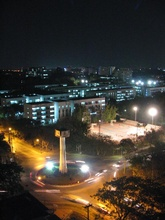
%> input picture a2_20171157/Input_images/Clear.jpg, 165 x 220 px, shrunk from 576 x 768 before the run
$ octave --eval "Filters(imread('../Input_images/Clear.jpg'));"   (GNU Octave 9; MATLAB toolbox functions it lacks are replaced by stand-ins)
%> lines starting %> are read from the running program, lines starting %| are printed output that depends on the picture; in (x1, y1, x2, y2) boxes, pixels count from 0 and x2, y2 are one past the last pixel; in counts of white or black regions, pixels touching at a corner belong together; the program's own positions count from 1
% Apply various filters and compare the outcomes
% "Im" is the image input
% "n" is the n*n window size of the filter : Usually 3*3
function Filters(im)
[M,N]=size(im);
%> M = 220; N = 495
%Converting the image into 16 bit type image .
im=im2uint16(im);

% Creating empty image matrices
Ipad=zeros(M+2,N+2);
Iprx=zeros(M,N);
Ipry=zeros(M,N);
Il=zeros(M,N);
Izx=zeros(M,N);
Izy=zeros(M,N);
Ild=zeros(M,N);
Irx=zeros(M,N);
Iry=zeros(M,N);


%Creating masks  1.Prewitt Filter - X&Y
Prx=[-1 0 1;-1 0 1;-1 0 1];
Pry=[ 1 1 1;0 0 0;-1,-1,-1];
%Creating masks 2.Sobel Filter- X&Y
Sobelx=[-1 0 1; -2 0 2;-1 0 1];
Sobely=[1 2 1; 0 0 0; -1 -2 -1];
%Laplacian Mask
Laplacian=[0 -1 0; -1 4 -1; 0 -1 0];
%Laplacian +Diagonals
LaplacianDiag=[-1 -1 -1 ;-1 8 -1;-1 -1 -1];

%Roberts Filter  (Making it 3*3 to fit in the code)
Rx=[0 1 0;-1 0 0;0 0 0];
Ry=[1 0 0;0 -1 0;0 0 0];

% Padding of the Image ( Window size is 3 )
for i=2:M-1
    for j=2:N-1
        Ipad(i,j)=im(i,j);
    end
end
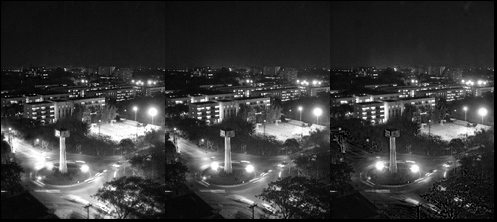
%> Ipad: size 222x497 double; min 0, max 65535, mean 14441.7; drawn with min black and max white
% Intialising variables
s=0;
p=0;
zx=0;
zy=0;
l=0;
ld=0;
rx=0;
ry=0;
%Mask Moving
for r=2:M
    for c=2:N
        posx=r;
        posy=c;
        for i=-1:1
            for j=-1:1
                s=s+Ipad(posx+i,posy+j)*(Prx(i+2,j+2));
                p=p+Ipad(posx+i,posy+j)*(Pry(i+2,j+2));
                zx=zx+Ipad(posx+i,posy+j)*(Sobelx(i+2,j+2));
                zy=zy+Ipad(posx+i,posy+j)*(Sobely(i+2,j+2));
                l=l+Ipad(posx+i,posy+j)*(Laplacian(i+2,j+2));
                ld=ld+Ipad(posx+i,posy+j)*(LaplacianDiag(i+2,j+2));
                rx=rx+Ipad(posx+i,posy+j)*(Rx(i+2,j+2));
                ry=ry+Ipad(posx+i,posy+j)*(Ry(i+2,j+2));

            end
        end
        Iprx(posx,posy)=s;
        Ipry(posx,posy)=p;
        Izx(posx,posy)=zx;
        Izy(posx,posy)=zy;
        Il(posx,posy)=l;
        Ild(posx,posy)=ld;
        Irx(posx,posy)=rx;
        Iry(posx,posy)=ry;
        zx=0;
        zy=0;
        l=0;
        ld=0;
        s=0;
        p=0;
        rx=0;
        ry=0;
    end
end
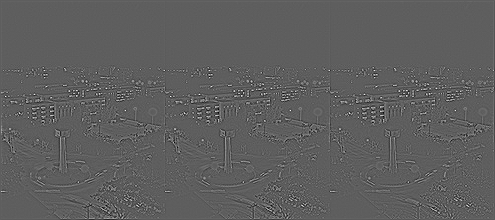
%> Il: size 220x495 double; min -77100, max 130813, mean 32.8; drawn with min black and max white
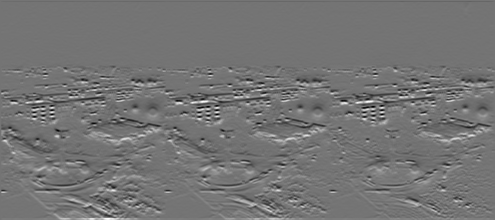
%> Ipry: size 220x495 double; min -145462, max 172447, mean 60; drawn with min black and max white

%Converting back to 8-bit images
Iprx=im2uint8(Iprx);
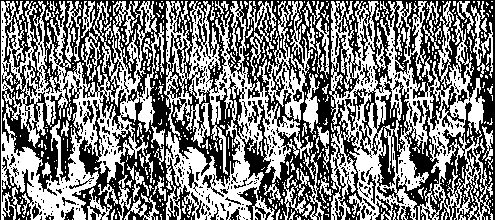
%> Iprx: size 220x495 uint8; 49.6% white; 575 white regions (478 under 20 px), largest, box (x1, y1, x2, y2) and area: (1, 1, 164, 220) 14446, (329, 1, 493, 220) 14153, (164, 1, 313, 220) 12287
Ipry=im2uint8(Ipry);
%> Ipry: size 220x495 uint8; 41.1% white; 1201 white regions (1079 under 20 px), largest, box (x1, y1, x2, y2) and area: (1, 109, 495, 220) 19199, (1, 62, 495, 174) 13437, (123, 99, 267, 139) 1654
Izx=im2uint8(Izx);
%> Izx: size 220x495 uint8; 50.1% white; 468 black regions (400 under 20 px), largest, box (x1, y1, x2, y2) and area: (0, 0, 495, 220) 48222, (2, 157, 34, 220) 538, (359, 125, 380, 155) 203
Izy=im2uint8(Izy);
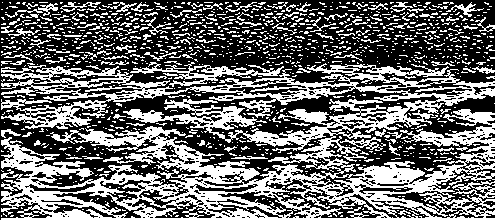
%> Izy: size 220x495 uint8; 41.7% white; 1209 white regions (1084 under 20 px), largest, box (x1, y1, x2, y2) and area: (1, 63, 495, 220) 33840, (130, 62, 284, 87) 1026, (340, 137, 383, 151) 185
Il=im2uint8(Il);
%> Il: size 220x495 uint8; 44.4% white in thin lines or dots
Ild=im2uint8(Ild);
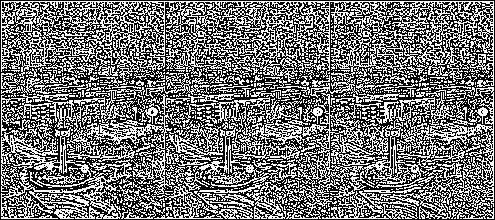
%> Ild: size 220x495 uint8; 45.5% white in thin lines or dots
Irx=im2uint8(Irx);
%> Irx: size 220x495 uint8; 41% white in thin lines or dots
Iry=im2uint8(Iry);
%> Iry: size 220x495 uint8; 39.7% white in thin lines or dots


%Plotting of all these images.
figure

subplot(4,3,1)
imshow(im)
title('Original image');


subplot(4,3,2)
imshow(Iprx)
title('Prewitt-X image');


subplot(4,3,3)
imshow(Ipry)
title('Prewitt -Y image');

I=Iprx+Ipry;
%> I: size 220x495 uint8; 69.4% white; black in thin lines or dots
subplot(4,3,4)
imshow(I)
title('Total Prewitt Image');

subplot(4,3,5)
imshow(Izx)
title('Sobel X Image');

subplot(4,3,6)
imshow(Izy)
title('Sobel Y Image');

In=Izx+Izy;
%> In: size 220x495 uint8; 70.1% white; black in thin lines or dots
subplot(4,3,7)
imshow(In)
title('Total Sobel Image');

subplot(4,3,8)
imshow(Il)
title('Laplacian Image');

subplot(4,3,9)
imshow(Ild)
title('Laplacian with Diagonal Image');

subplot(4,3,10)
imshow(Irx)
title('Roberts X Image');

subplot(4,3,11)
imshow(Iry)
title('Roberts Y Image');

I3=Irx+Iry;
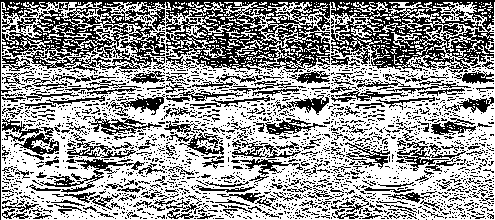
%> I3: size 220x495 uint8; 59.8% white; black in thin lines or dots
subplot(4,3,12)
imshow(I3)
title('Total Roberts filtered Image');

end
